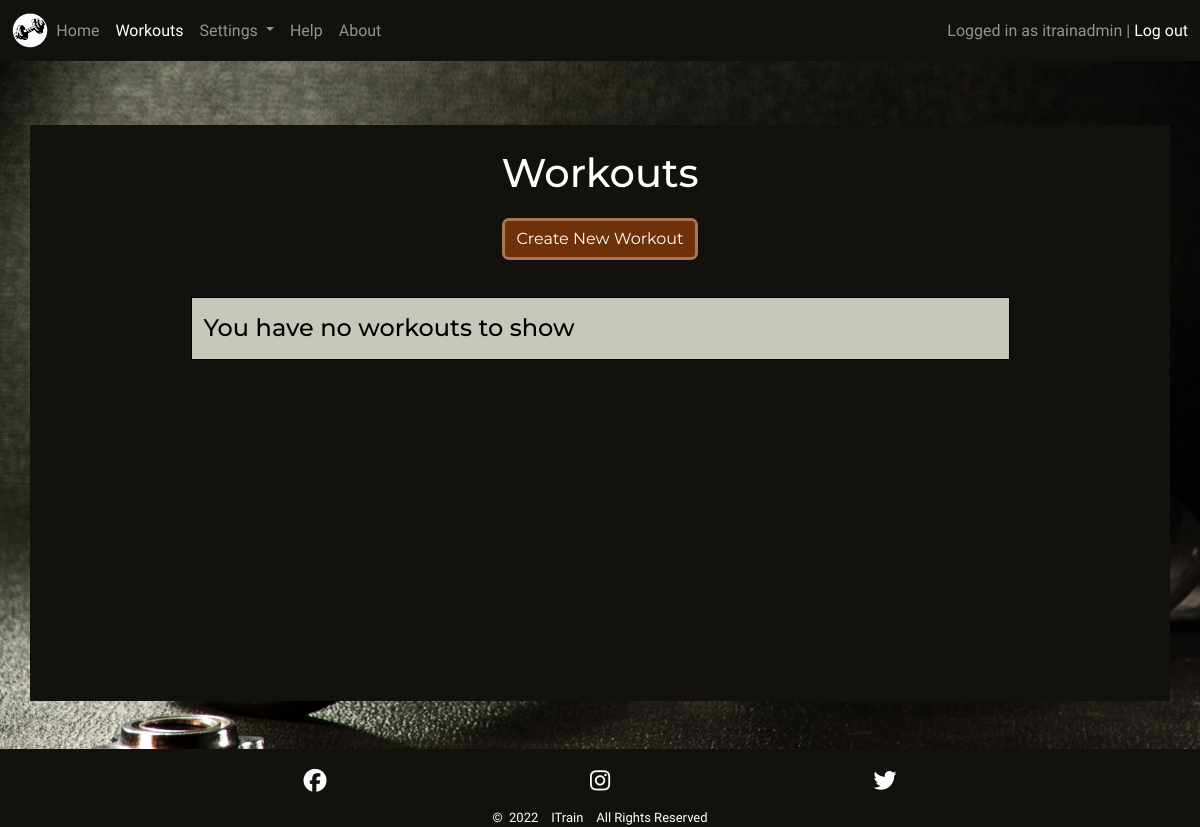
/workouts/ (signed in), run on an earlier commit of the app's database.
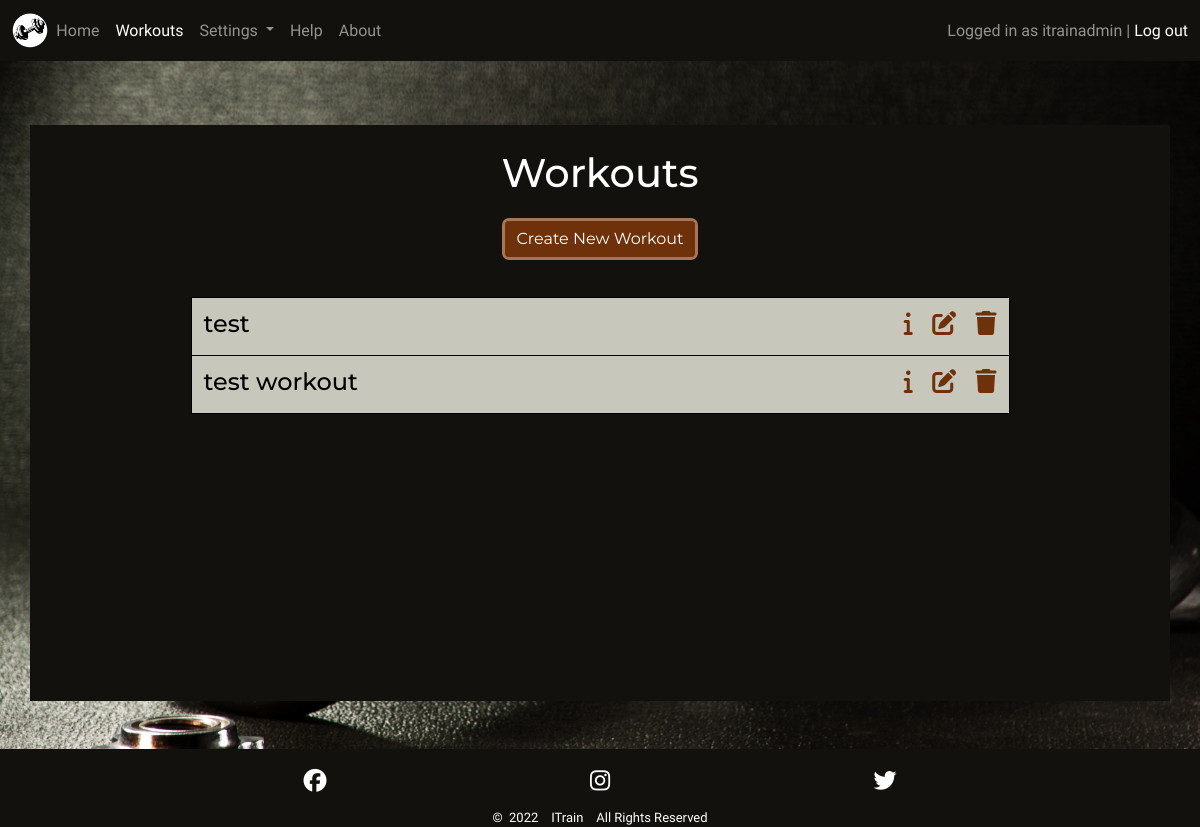
And on a later commit of the database.
### main/models.py (models this page shows, shortened)
class Workout(models.Model):
    name = models.CharField(max_length=30, unique=True, null=False,
                            blank=False,
                            error_messages={'unique':
                                            'The Workout name is not unique'})
    created_by = models.ForeignKey(User, on_delete=models.CASCADE)
    description = models.TextField(max_length=200, blank=True)
    class Meta:
        ordering = ['name']

### main/views.py (the view)
# urls.py: path('workouts/', WorkoutList.as_view(), name='workouts'),
class WorkoutList(generic.ListView):
    model = Workout
    template_name = 'main/workouts.html'
    paginate_by = 50
    def get_queryset(self):
        queryset = super().get_queryset()
        filter = [self.request.user.username, "itrainadmin"]
        queryset = queryset.filter(created_by__username__in=filter)
        return queryset

### main/templates/main/workouts.html (shortened to what this page needs)
{% extends 'base.html' %}
{% load static %}
{% block content %}
<div class="jumbotron container p1 p-sm-2 mt-md-3">
  {% if user.is_authenticated %}
  <div class="jumbotron-head justify-content-center text-center mt-3">
    <h1 class="mb-4">Workouts</h1>
    <a href="{% url 'create_workout'%}">
      <button type="button" class="btn btn-primary" aria-label="Create Workout">Create New Workout</button>
    </a>
  </div>
  <div class="container-md content-list-container p-sm-4 mt-3 gy-4 dark-clr">
    <div class="row session-workout content-list row-cols-1">
      {% for workout in workout_list %}
      <div class="col col-sm-6 col-md-9 grid-col2">
        <h4>{{ workout.name }}</h4>
      </div>
      <div class="col col-sm-6 col-md-3 grid-col2 list-icons">
        <h4 class="float-start float-sm-end">
          <a class="med-dark-clr" data-bs-toggle="collapse" href="#collapseWorkout{{ workout.id }}"
            aria-expanded="false" aria-controls="collapseWorkout{{ workout.id }}" aria-label="Workout Info">
            <i class="fa-solid fa-info"></i></a>&nbsp;&nbsp;
          {% if user.username == workout.created_by.username %}
          <a class="med-dark-clr" href="{% url 'edit_workout' workout.id %}" aria-label="Edit Workout">
            <i class="fa-solid fa-edit"></i></a>&nbsp;&nbsp;
          <a class="med-dark-clr" href="#delete-workout-{{ workout.id }}" data-bs-toggle="modal"
            aria-label="Delete Workout">
            <i class="fa-solid fa-trash"></i>
          </a>
          {% endif %}
        </h4>
      </div>
      {% empty %}
      <div class="col grid-col2 pt-3">
        <h4>You have no workouts to show</h4>
      </div>
      {% endfor %}
    </div>
  </div>
  {% endif %}
</div>
{% endblock %}

What changed in the data, as far as the page shows it:
added Workout: name "test"
added Workout: name "test workout"
Also different on the page:
text no longer shown: "You have no workouts to show"
